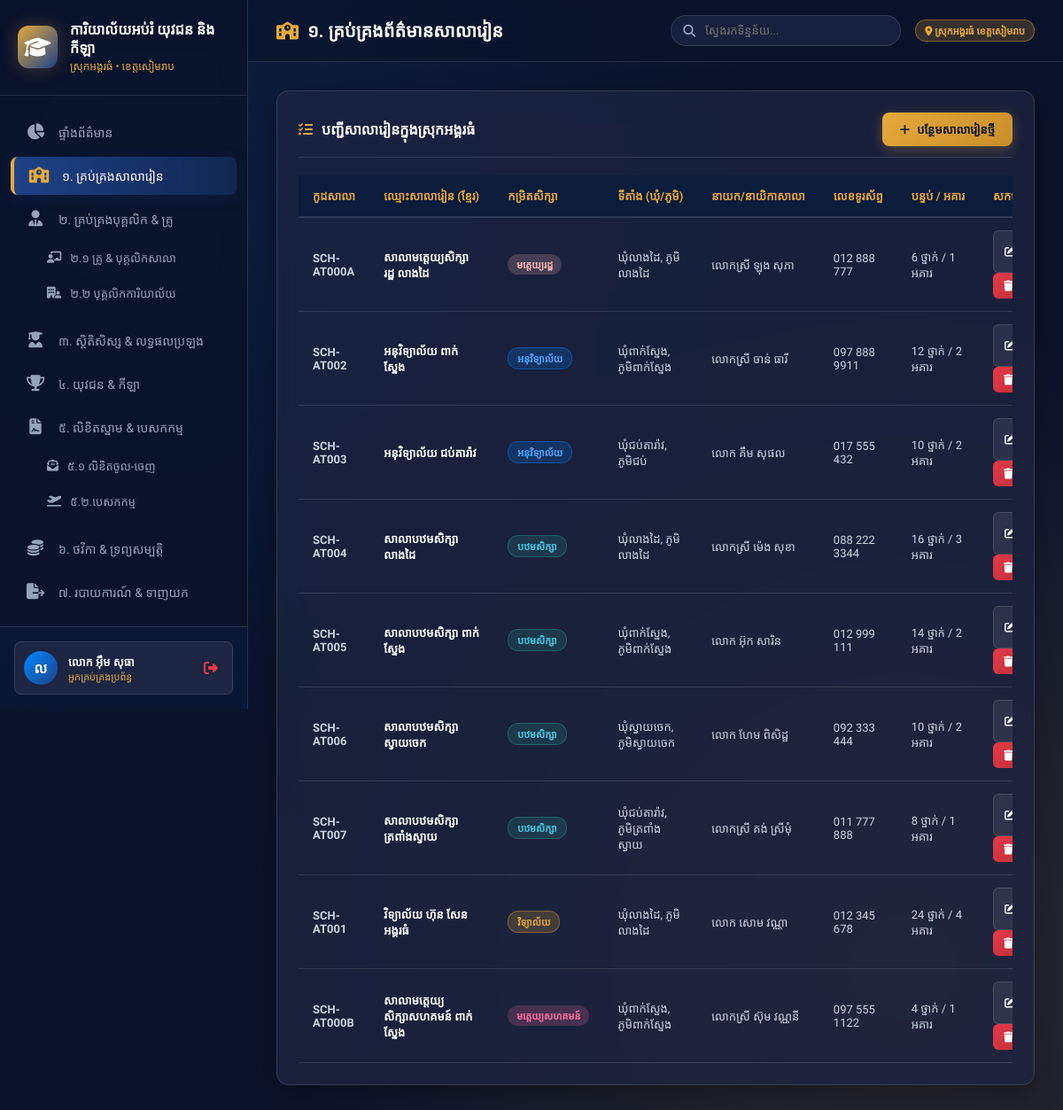
The page /schools (signed in) on the database its author committed.
### tables this page shows
CREATE TABLE schools (
            id INTEGER PRIMARY KEY AUTOINCREMENT,
            code TEXT UNIQUE NOT NULL,
            name_kh TEXT NOT NULL,
            name_en TEXT,
            level TEXT CHECK(level IN ('community_preschool', 'state_preschool', 'preschool', 'primary', 'secondary', 'high')) NOT NULL,
            commune TEXT NOT NULL,
            village TEXT NOT NULL,
            principal_name TEXT NOT NULL,
            principal_phone TEXT,
            classrooms INTEGER DEFAULT 0,
            buildings INTEGER DEFAULT 0,
            created_at TIMESTAMP DEFAULT CURRENT_TIMESTAMP
        );

### app.py (the view)
@app.route('/schools')
@login_required
@role_required('admin', 'user')
def schools():
    conn = get_db_connection()
    schools_list = conn.execute('SELECT * FROM schools ORDER BY level DESC, code ASC').fetchall()
    conn.close()
    return render_template('schools.html', active_page='schools', schools=schools_list)

### app.py (called while the page is built)
def login_required(f):
    @wraps(f)
    def decorated_function(*args, **kwargs):
        if 'user_id' not in session:
            flash('សូមចូលប្រើប្រាស់ប្រព័ន្ធជាមុនសិន!', 'danger')
            return redirect(url_for('login'))
        return f(*args, **kwargs)
    return decorated_function

def role_required(*roles):
    def decorator(f):
        @wraps(f)
        def decorated_function(*args, **kwargs):
            if 'role' not in session or session['role'] not in roles:
                flash('លោកអ្នកគ្មានសិទ្ធិចូលប្រើប្រាស់មុខងារនេះទេ!', 'danger')
                return redirect(url_for('dashboard'))
            return f(*args, **kwargs)
        return decorated_function
    return decorator

### database.py (called while the page is built)
def dict_factory(cursor, row):
    return DictRow((col[0], row[idx]) for idx, col in enumerate(cursor.description))

def get_db_connection():
    conn = sqlite3.connect(DB_FILE)
    conn.row_factory = dict_factory
    return conn

    def __getitem__(self, item):
        if isinstance(item, int):
            return list(self.values())[item]
        return super().__getitem__(item)

### templates/schools.html (shortened to what this page needs)
{% extends 'base.html' %}
{% block header_title %}
<i class="fa-solid fa-school" style="color: var(--accent-gold);"></i> ១. គ្រប់គ្រងព័ត៌មានសាលារៀន
{% endblock %}
{% block content %}
<div class="panel">
    <div class="panel-header">
        <div class="panel-title">
            <i class="fa-solid fa-list-check"></i> បញ្ជីសាលារៀនក្នុងស្រុកអង្គរធំ
        </div>
        {% if session.get('role') in ['admin', 'chief'] %}
        <button class="btn btn-primary" onclick="openModal('addSchoolModal')">
            <i class="fa-solid fa-plus"></i> បន្ថែមសាលារៀនថ្មី
        </button>
        {% endif %}
    </div>
    <div class="table-responsive">
        <table class="custom-table">
            <thead>
                <tr>
                    <th>កូដសាលា</th>
                    <th>ឈ្មោះសាលារៀន (ខ្មែរ)</th>
                    <th>កម្រិតសិក្សា</th>
                    <th>ទីតាំង (ឃុំ/ភូមិ)</th>
                    <th>នាយក/នាយិកាសាលា</th>
                    <th>លេខទូរស័ព្ទ</th>
                    <th>បន្ទប់ / អគារ</th>
                    <th>សកម្មភាព</th>
                </tr>
            </thead>
            <tbody>
                {% for school in schools %}
                <tr>
                    <td><strong>{{ school.code }}</strong></td>
                    <td>
                        <div style="font-weight: 600; color: #fff;">{{ school.name_kh }}</div>
                    </td>
                    <td>
                        {% if school.level == 'high' %}
                        <span class="badge badge-gold">វិទ្យាល័យ</span>
                        {% elif school.level == 'secondary' %}
                        <span class="badge badge-primary">អនុវិទ្យាល័យ</span>
                        {% elif school.level == 'primary' %}
                        <span class="badge badge-success">បឋមសិក្សា</span>
                        {% elif school.level == 'community_preschool' %}
                        <span class="badge badge-secondary" style="background: rgba(255, 112, 166, 0.2); color: #ff70a6;">មត្តេយ្យសហគមន៍</span>
                        {% else %}
                        <span class="badge badge-secondary" style="background: rgba(255, 183, 178, 0.2); color: #ffb7b2;">មត្តេយ្យរដ្ឋ</span>
                        {% endif %}
                    </td>
                    <td>ឃុំ{{ school.commune }}, ភូមិ{{ school.village }}</td>
                    <td>{{ school.principal_name }}</td>
                    <td>{{ school.principal_phone }}</td>
                    <td>{{ school.classrooms }} ថ្នាក់ / {{ school.buildings }} អគារ</td>
                    <td>
                        {% if session.get('role') in ['admin', 'chief'] %}
                        <button class="btn btn-secondary btn-sm" onclick="editSchool({{ school|tojson|forceescape }})">
                            <i class="fa-solid fa-pen-to-square"></i> កែប្រែ
                        </button>
                        <a href="/schools?action=delete&target=school&id={{ school.id }}" class="btn btn-danger btn-sm" onclick="return confirm('តើអ្នកពិតជាចង់លុបទិន្នន័យសាលារៀននេះមែនទេ?')">
                            <i class="fa-solid fa-trash"></i> លុប
                        </a>
                        {% else %}
                        <span class="badge badge-secondary">មើល</span>
                        {% endif %}
                    </td>
                </tr>
                {% endfor %}
            </tbody>
        </table>
    </div>
</div>
{% endblock %}

### templates/base.html (shortened to what this page needs)
<!DOCTYPE html>
<html lang="km">
<head>
    <link rel="stylesheet" href="https://cdnjs.cloudflare.com/ajax/libs/font-awesome/6.5.1/css/all.min.css">
    <link rel="stylesheet" href="{{ url_for('static', filename='css/style.css') }}">
</head>
<body>
<div class="app-container">
    <aside class="sidebar">
        <div class="sidebar-header">
            <div class="emblem-icon">
                <i class="fa-solid fa-graduation-cap"></i>
            </div>
            <div class="header-titles">
                <h1>ការិយាល័យអប់រំ យុវជន និងកីឡា</h1>
                <p>ស្រុកអង្គរធំ • ខេត្តសៀមរាប</p>
            </div>
        </div>
        <nav class="sidebar-nav">
            <a href="{{ url_for('dashboard') }}" class="nav-item {% if active_page == 'dashboard' %}active{% endif %}">
                <i class="fa-solid fa-chart-pie"></i>
                <span>ផ្ទាំងព័ត៌មាន</span>
            </a>
            {% if session.get('role') in ['admin', 'user'] %}
            <a href="{{ url_for('schools') }}" class="nav-item {% if active_page == 'schools' %}active{% endif %}">
                <i class="fa-solid fa-school"></i>
                <span>១. គ្រប់គ្រងសាលារៀន</span>
            </a>
            <div class="nav-group-container">
                <a href="{{ url_for('staff') }}" class="nav-item {% if active_page == 'staff' %}active{% endif %}">
                    <i class="fa-solid fa-user-tie"></i>
                    <span>២. គ្រប់គ្រងបុគ្គលិក & គ្រូ</span>
                </a>
                <div class="sidebar-subnav">
                    <a href="{{ url_for('staff') }}?sub=school" id="subnav-staff-school" onclick="if(typeof switchStaffTab === 'function'){ switchStaffTab('school'); return false; }" class="subnav-link ">
                        <i class="fa-solid fa-chalkboard-user"></i> ២.១ គ្រូ & បុគ្គលិកសាលា
                    </a>
                    <a href="{{ url_for('staff') }}?sub=office" id="subnav-staff-office" onclick="if(typeof switchStaffTab === 'function'){ switchStaffTab('office'); return false; }" class="subnav-link ">
                        <i class="fa-solid fa-building-user"></i> ២.២ បុគ្គលិកការិយាល័យ
                    </a>
                </div>
            </div>
            <a href="{{ url_for('students') }}" class="nav-item {% if active_page == 'students' %}active{% endif %}">
                <i class="fa-solid fa-user-graduate"></i>
                <span>៣. ស្ថិតិសិស្ស & លទ្ធផលប្រឡង</span>
            </a>
            <a href="{{ url_for('youth_sports') }}" class="nav-item {% if active_page == 'youth_sports' %}active{% endif %}">
                <i class="fa-solid fa-trophy"></i>
                <span>៤. យុវជន & កីឡា</span>
            </a>
            <div class="nav-group-container">
                <a href="{{ url_for('documents') }}" class="nav-item {% if active_page == 'documents' %}active{% endif %}">
                    <i class="fa-solid fa-file-contract"></i>
                    <span>៥. លិខិតស្នាម & បេសកកម្ម</span>
                </a>
                <div class="sidebar-subnav">
                    <a href="{{ url_for('documents') }}?sub=letters" id="subnav-letters" onclick="if(typeof switchDocTab === 'function'){ switchDocTab('letters'); return false; }" class="subnav-link {% if request.args.get('sub') == 'letters' %}active-subnav{% endif %}">
                        <i class="fa-solid fa-envelope-open-text"></i> ៥.១ លិខិតចូល-ចេញ
                    </a>
                    <a href="{{ url_for('documents') }}?sub=missions" id="subnav-missions" onclick="if(typeof switchDocTab === 'function'){ switchDocTab('missions'); return false; }" class="subnav-link {% if request.args.get('sub') == 'missions' %}active-subnav{% endif %}">
                        <i class="fa-solid fa-plane-departure"></i> ៥.២.បេសកកម្ម
                    </a>
                </div>
            </div>
            <a href="{{ url_for('budget_assets') }}" class="nav-item {% if active_page == 'budget_assets' %}active{% endif %}">
                <i class="fa-solid fa-coins"></i>
                <span>៦. ថវិកា & ទ្រព្យសម្បត្តិ</span>
            </a>
            <a href="{{ url_for('reports') }}" class="nav-item {% if active_page == 'reports' %}active{% endif %}">
                <i class="fa-solid fa-file-export"></i>
                <span>៧. របាយការណ៍ & ទាញយក</span>
            </a>
            {% endif %}
            {% if session.get('role') == 'admin' %}
            <a href="{{ url_for('users') }}" class="nav-item {% if active_page == 'users' %}active{% endif %}">
            </a>
            {% endif %}
        </nav>
        <div class="sidebar-footer">
            <div class="user-profile-badge">
                <div class="user-avatar">
                    {{ session.get('user_name', 'U')[0] }}
                </div>
                <div class="user-info">
                    <div class="user-name">{{ session.get('user_name', 'អ្នកប្រើប្រាស់') }}</div>
                    <div class="user-role-tag">
                        {% if session.get('role') == 'admin' %}អ្នកគ្រប់គ្រងប្រព័ន្ធ
                        {% elif session.get('role') == 'user' %}អ្នកប្រើប្រាស់
                        {% else %}ផ្សេងៗ{% endif %}
                    </div>
                </div>
                <a href="{{ url_for('logout') }}" class="btn-logout" title="ចាកចេញ">
                    <i class="fa-solid fa-right-from-bracket"></i>
                </a>
            </div>
        </div>
    </aside>
    <main class="main-content">
        <header class="top-bar">
            <div class="page-title">
                <h2>{% block header_title %}ប្រព័ន្ធគ្រប់គ្រងការិយាល័យអប់រំ យុវជន និងកីឡា ស្រុកអង្គរធំ{% endblock %}</h2>
            </div>
            <div class="top-actions">
                <div class="search-box">
                    <i class="fa-solid fa-magnifying-glass"></i>
                    <input type="text" id="globalSearch" placeholder="ស្វែងរកទិន្នន័យ...">
                </div>
                <span class="badge badge-gold">
                    <i class="fa-solid fa-location-dot"></i> ស្រុកអង្គរធំ ខេត្តសៀមរាប
                </span>
            </div>
        </header>
        <div class="content-body">
            {% block content %}{% endblock %}
        </div>
    </main>
</div>
</body>
</html>

### rows shown on the page
schools: code "SCH-AT000A", name_kh "សាលាមត្តេយ្យសិក្សារដ្ឋ លាងដៃ", level "មត្តេយ្យរដ្ឋ", commune "លាងដៃ", village "លាងដៃ", principal_name "លោកស្រី ឡុង សុភា", principal_phone "012 888 777", classrooms "6", buildings "1"
schools: code "SCH-AT002", name_kh "អនុវិទ្យាល័យ ពាក់ស្នែង", level "អនុវិទ្យាល័យ", commune "ពាក់ស្នែង", village "ពាក់ស្នែង", principal_name "លោកស្រី ចាន់ ធារី", principal_phone "097 888 9911", classrooms "12", buildings "2"
schools: code "SCH-AT003", name_kh "អនុវិទ្យាល័យ ជប់តារ៉ាវ", level "អនុវិទ្យាល័យ", commune "ជប់តារ៉ាវ", village "ជប់", principal_name "លោក គឹម សុផល", principal_phone "017 555 432", classrooms "10", buildings "2"
schools: code "SCH-AT004", name_kh "សាលាបឋមសិក្សា លាងដៃ", level "បឋមសិក្សា", commune "លាងដៃ", village "លាងដៃ", principal_name "លោកស្រី ម៉េង សុខា", principal_phone "088 222 3344", classrooms "16", buildings "3"
schools: code "SCH-AT005", name_kh "សាលាបឋមសិក្សា ពាក់ស្នែង", level "បឋមសិក្សា", commune "ពាក់ស្នែង", village "ពាក់ស្នែង", principal_name "លោក អ៊ុក សារិន", principal_phone "012 999 111", classrooms "14", buildings "2"
schools: code "SCH-AT006", name_kh "សាលាបឋមសិក្សា ស្វាយចេក", level "បឋមសិក្សា", commune "ស្វាយចេក", village "ស្វាយចេក", principal_name "លោក ហែម ពិសិដ្ឋ", principal_phone "092 333 444", classrooms "10", buildings "2"
schools: code "SCH-AT007", name_kh "សាលាបឋមសិក្សា ត្រពាំងស្វាយ", level "បឋមសិក្សា", commune "ជប់តារ៉ាវ", village "ត្រពាំងស្វាយ", principal_name "លោកស្រី គង់ ស្រីមុំ", principal_phone "011 777 888", classrooms "8", buildings "1"
schools: code "SCH-AT001", name_kh "វិទ្យាល័យ ហ៊ុន សែន អង្គរធំ", level "វិទ្យាល័យ", commune "លាងដៃ", village "លាងដៃ", principal_name "លោក សោម វណ្ណា", principal_phone "012 345 678", classrooms "24", buildings "4"
schools: code "SCH-AT000B", name_kh "សាលាមត្តេយ្យសិក្សាសហគមន៍ ពាក់ស្នែង", shows "មត្តេយ្យសហគមន៍", commune "ពាក់ស្នែង", village "ពាក់ស្នែង", principal_name "លោកស្រី ស៊ុម វណ្ណនី", principal_phone "097 555 1122", classrooms "4", buildings "1"

### other values the page prints
{{ session.get('user_name', 'U')[0] }} "ល"
{{ session.get('user_name', 'អ្នកប្រើប្រាស់') }} "លោក អ៊ឹម សុធា"
